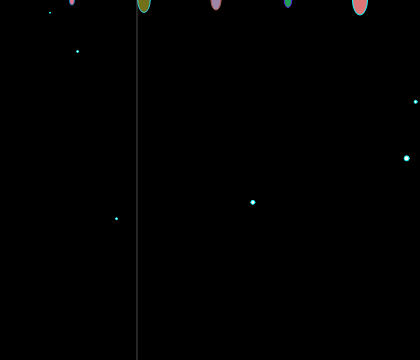
Frame 1 (no input)
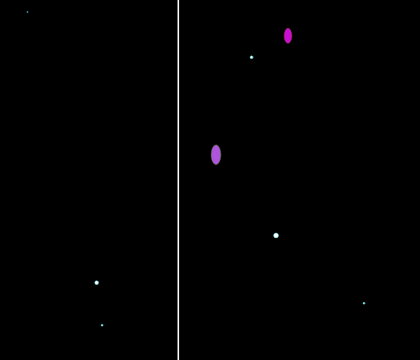
Frame 60 (no input)
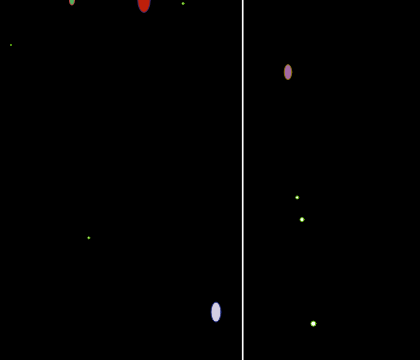
Frame 120 (the mouse pressed at the canvas centre since frame 60)

The p5.js sketch that drew these frames (run headless with seeded random() and noise() and a simulated clock; from frame 60 on, the mouse is pressed at the canvas centre):

// p5.js sketch
// ── sketch.js
var starship1;
var starship2;
var x;
function setup() {
  createCanvas(420, 360);
  noStroke();
  starship1 = new Starship(10, random(10), 72);
  starship2 = new Starship(25, random(10), 72*2);
  starship3 = new Starship(20, random(10), 72*3);
  starship4 = new Starship(15, random(10), 72*4);
  starship5 = new Starship(30, random(10), 72*5);
}

function draw() {
  background(0);
  x=random(width);

  noStroke();

  starship1.display();
  starship1.move();
  starship1.interact();

  starship2.display();
  starship2.move();
  starship2.interact();

  starship3.display();
  starship3.move();
  starship3.interact();

  starship4.display();
  starship4.move();
  starship4.interact();

  starship5.display();
  starship5.move();
  starship5.interact();

  fill(255);
  ellipse(random(width),random(height),2);
  ellipse(random(width),random(height),3);
  ellipse(random(width),random(height),5);
  ellipse(random(width),random(height),1);
  ellipse(random(width),random(height),4);
  ellipse(random(width),random(height),2);
  strokeWeight(random(2));
  stroke(255);
  line(x,0,x,height);



}

function Starship(tempWingspan, tempSpeed, tempXPosition) {

  this.wingspan = tempWingspan;
  this.speed = tempSpeed;
  this.xPosition = tempXPosition;
  this.fillColor = color(random(255), random(255), random(255));
  var boost = 0;

  this.display = function() {
    stroke(random(255),random(255),random(255));
    fill(random(255),random(255),random(255));
    ellipse(this.xPosition, boost,this.wingspan*0.50,this.wingspan);
  };

  this.move = function() {
    boost = boost + this.speed;
  };

  this.interact = function() {
    if(mouseX > this.xPosition) {
      boost = 0;
    }

  };


}
